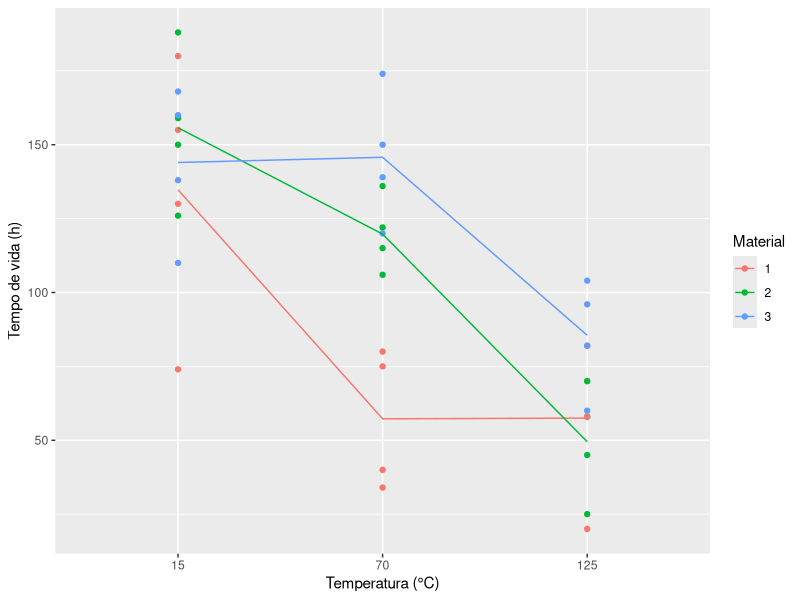
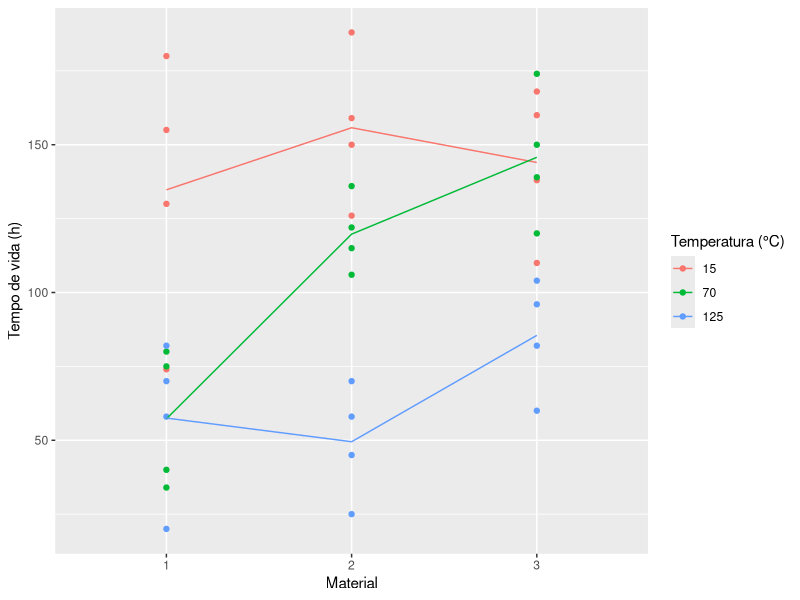
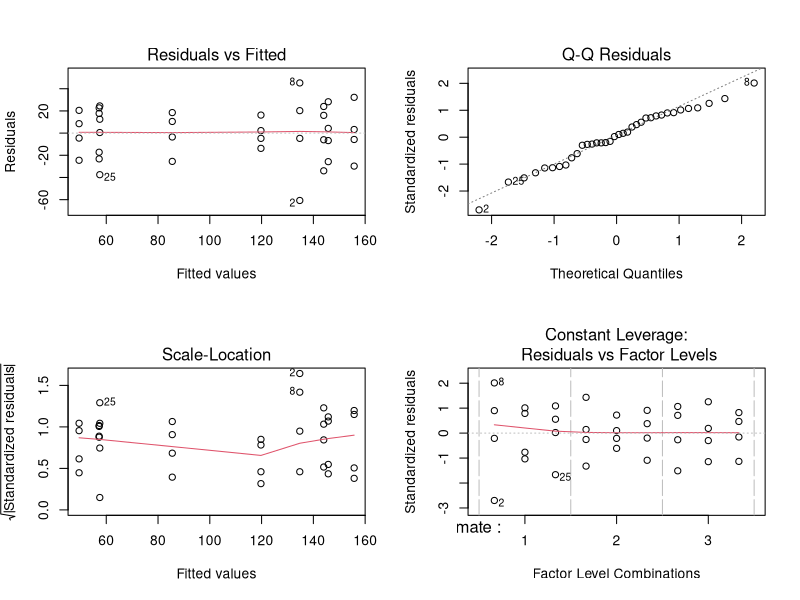
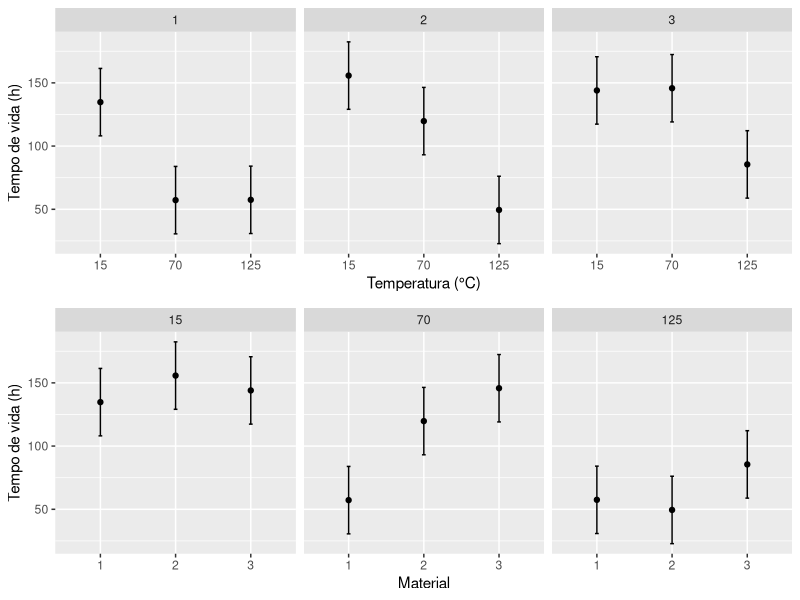

Source code (R) for these figures, in order:
## ---- chunk 1
# Carrega pacotes.
library(tidyverse)
## ---- chunk 2
# Tempo de duração da bateria. Tabela 5.1 em Montgomery (2008).
tv <- c(130, 74, 150, 159, 138, 168, 155, 180, 188, 126, 110, 160, 34,
        80, 136, 106, 174, 150, 40, 75, 122, 115, 120, 139, 20, 82, 25,
        58, 96, 82, 70, 58, 70, 45, 104, 60)
temp <- rep(c(15, 70, 125), each = 12)
mate <- rep(rep(c(1:3), each = 2), times = 6)

# Cria tabela com os dados.
tb <- data.frame(temp = factor(temp),
                 mate = factor(mate),
                 tv = tv)

rm(tv, temp, mate)

# Número de repetições dos pontos experimentais.
xtabs(~mate + temp, data = tb)

ggplot(data = tb,
       mapping = aes(x = temp, color = mate, y = tv)) +
    geom_point() +
    stat_summary(aes(group = mate), geom = "line", fun.y = "mean") +
    labs(x = "Temperatura (°C)",
         y = "Tempo de vida (h)",
         color = "Material")

ggplot(data = tb,
       mapping = aes(x = mate, color = temp, y = tv)) +
    geom_point() +
    stat_summary(aes(group = temp), geom = "line", fun.y = "mean") +
    labs(x = "Material",
         y = "Tempo de vida (h)",
         color = "Temperatura (°C)")
## ---- chunk 3
# Espeficicação do modelo para a função `lm()`.
m0 <- lm(tv ~ mate + temp + mate:temp, data = tb)
m0 <- lm(tv ~ mate * temp, data = tb) # Forma curta.

# Quadro de resumo do ajuste.
summary(m0)

# Análise gráfica dos pressupostos.
par(mfrow = c(2, 2)); plot(m0); layout(1)
## ---- chunk 4
# Matriz do modelo.
X <- model.matrix(~mate * temp, data = tb)

# Indica o tipo de contraste usado.
attr(X, "contrasts")

# Vetor de observações.
y <- cbind(tb$tv)

# Estimativas dos parâmetros.
# coef(m0)
betas <- solve(t(X) %*% X, t(X) %*% y)
betas

# Variância residual.
# deviance(m0)/df.residual(m0)
var_y <- crossprod(y - X %*% betas)/(nrow(X) - ncol(X))

# Matriz de covariância das estimativas.
# vcov(m0)
c(var_y) * solve(t(X) %*% X)
## ---- chunk 5
# Quadro de análise de variância.
anova(m0)
## ---- chunk 6
# Média dos totais ao quadrado.
squared_mean <- function(y) sum(y)^2/length(y)

# Resultados das somas de quadrados.
C <- aggregate(tv ~ 1, data = tb, squared_mean)$tv
SS_A <- sum(aggregate(tv ~ mate, data = tb, squared_mean)$tv) - C
SS_B <- sum(aggregate(tv ~ temp, data = tb, squared_mean)$tv) - C
SS_AiB <- sum(aggregate(tv ~ mate:temp, data = tb, squared_mean)$tv) - C
SS_AB <- SS_AiB - SS_A - SS_B
SS_Total <- sum(y^2) - C
SS_Erro <- SS_Total - SS_A - SS_B - SS_AB

# Somas de quadrados.
rbind(SS_A, SS_B, SS_AB, SS_Erro)
## ---- chunk 7
X <- model.matrix(~mate * temp,
                  data = tb,
                  contrasts.arg = list(mate = contr.sum,
                                       temp = contr.sum))

proj <- function(X) {
    X %*% solve(crossprod(X), t(X))
}

a <- attr(X, "assign")
a

I <- diag(length(y))
H0  <- proj(X[, a <= 0])
H01 <- proj(X[, a <= 1])
H02 <- proj(X[, a <= 2])
H03 <- proj(X[, a <= 3])

# Somas de quadrados sequênciais.
t(y) %*% (H0)        %*% y # C:       RSS(~1) - RSS(~0).
t(y) %*% (H01 - H0)  %*% y # SS_A:    RSS(~A) - RSS(~1).
t(y) %*% (H02 - H01) %*% y # SS_B:    RSS(~A + B) - RSS(~A).
t(y) %*% (H03 - H02) %*% y # SS_AB:   RSS(~A * B) - RSS(~A + B).
t(y) %*% (I   - H03) %*% y # SS_Erro.

anova(m0)

# Como os efeitos são ortogonais, sequêncial e um termo por vez dá
# igual.
H1 <- proj(X[, a %in% c(0, 1)])
H2 <- proj(X[, a %in% c(0, 2)])
H3 <- proj(X[, a %in% c(0, 3)])

# Somas de quadrados de um termo de cada vez.
# ATTENTION: Para funcionar tem que usar restrições lineares ortogonais,
# i.e. `contr.sum`, `contr.helmert` ou `contr.poly`.
t(y) %*% (H1 - H0) %*% y # SS_A:  RSS(~A) - RSS(~1).
t(y) %*% (H2 - H0) %*% y # SS_B:  RSS(~B) - RSS(~1).
t(y) %*% (H3 - H0) %*% y # SS_AB: RSS(~A:B) - RSS(~1).

# Mostra que as projeções são ortogonais.
all(round((H1 - H0) %*% (H2 - H0), digits = 4) == 0)

trace <- function(H) {
    sum(diag(H))
}

# Graus de liberdade.
trace(H0)
trace(H01 - H0)
trace(H02 - H01)
trace(H03 - H02)
trace(I   - H03)
## ---- chunk 8
library(emmeans)

# Médias marginais ajustadas = valores preditos para cada ponto
# experimental.
emm <- emmeans(m0, specs = ~temp | mate)
emm

attr(emm, "grid")
unname(attr(emm, "linfct"))

# Constrastes entre níveis de temperatura para cada nível de material.
contrast(emm, method = "pairwise")
## ---- chunk 9
# Estimativas das médias ajustadas.
Xu <- unique(model.matrix(m0))
Xu %*% coef(m0)

# Erro padrão das médias.
sqrt(diag(Xu %*% vcov(m0) %*% t(Xu)))

# O erro padrão é \sqrt{\hat{\sigma}^2/r}.
sqrt((deviance(m0)/df.residual(m0))/4)

grid <- unique(m0$model[, all.vars(m0$terms)[-1]])
cbind(grid, "." = "|", unname(Xu))

# Contraste `temp@15 - temp@70 | mate@1`.
K <- Xu[1,, drop = FALSE] - Xu[4,, drop = FALSE]

K %*% coef(m0)                      # Estimativa.
sqrt(diag(K %*% vcov(m0) %*% t(K))) # Erro padrão.
## ---- chunk 10
tbm <- as.data.frame(emm)
tbm

gg1 <-
ggplot(tbm, aes(x = temp, y = emmean)) +
    facet_wrap(facets = ~mate) +
    geom_point() +
    geom_errorbar(aes(ymin = lower.CL, ymax = upper.CL),
                  width = 0.05) +
    labs(x = "Temperatura (°C)",
         y = "Tempo de vida (h)")

gg2 <-
ggplot(tbm, aes(x = mate, y = emmean)) +
    facet_wrap(facets = ~temp) +
    geom_point() +
    geom_errorbar(aes(ymin = lower.CL, ymax = upper.CL),
                  width = 0.05) +
    labs(x = "Material",
         y = "Tempo de vida (h)")

gridExtra::grid.arrange(gg1, gg2, ncol = 1)
